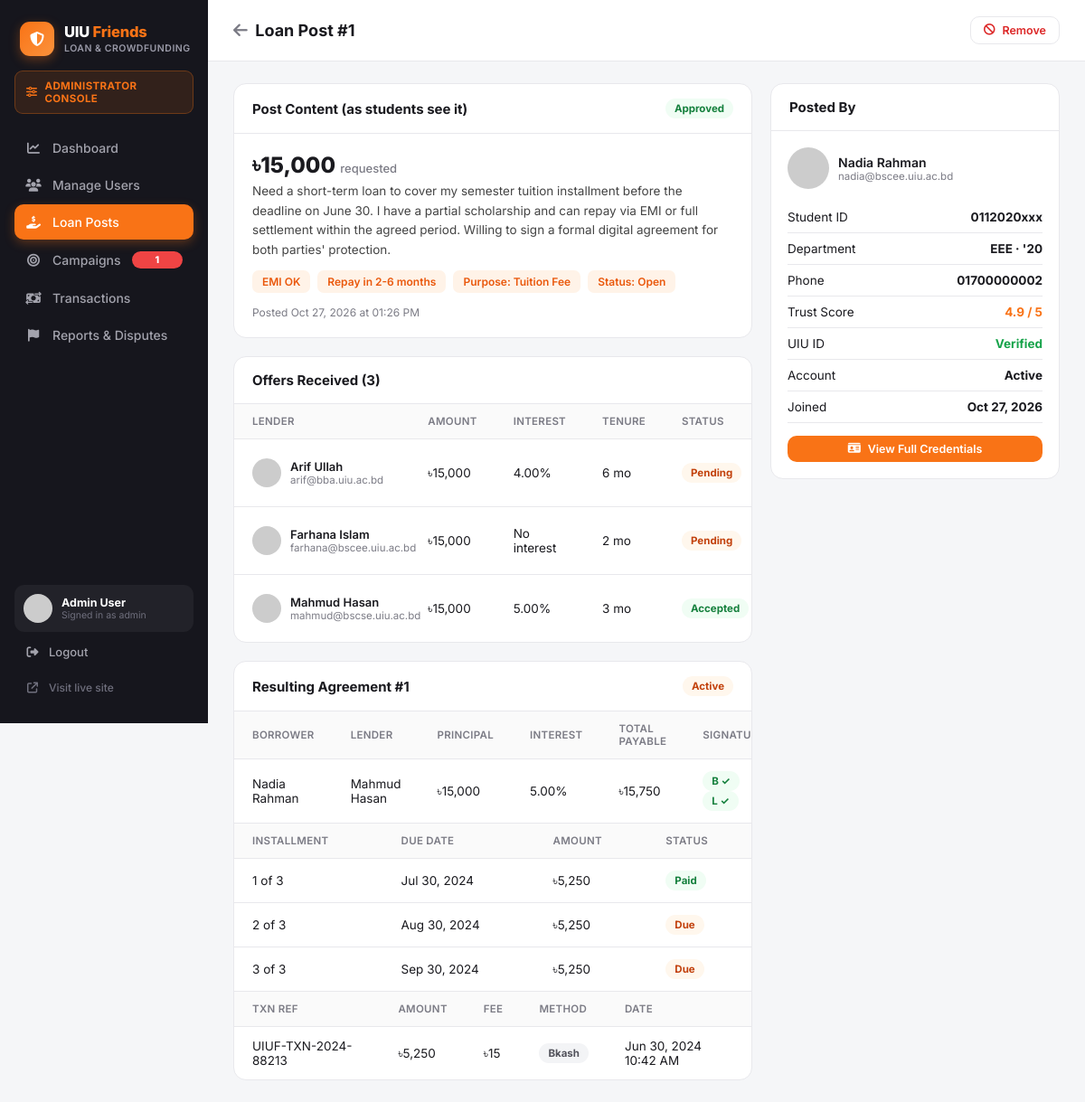
/admin/view_post.php?id=1 (signed in), run on the app's committed database.
### tables this page shows
CREATE TABLE users (
    id                      INT AUTO_INCREMENT PRIMARY KEY,
    full_name               VARCHAR(120)  NOT NULL,
    email                   VARCHAR(150)  NOT NULL UNIQUE,
    password_hash           VARCHAR(255)  NOT NULL,
    student_id              VARCHAR(30)   NOT NULL UNIQUE,
    department              VARCHAR(20)   NOT NULL,
    batch                   VARCHAR(10)   NOT NULL,
    phone                   VARCHAR(20)   DEFAULT NULL,
    avatar                  VARCHAR(255)  DEFAULT 'assets/img/default-avatar.svg',
    role                    ENUM('user','admin') NOT NULL DEFAULT 'user',
    trust_score             DECIMAL(3,2)  NOT NULL DEFAULT 4.00,
    uiu_id_verified         TINYINT(1)    NOT NULL DEFAULT 0,
    email_verified          TINYINT(1)    NOT NULL DEFAULT 0,
    phone_verified          TINYINT(1)    NOT NULL DEFAULT 0,
    payment_linked          TINYINT(1)    NOT NULL DEFAULT 0,
    agreement_accepted      TINYINT(1)    NOT NULL DEFAULT 0,
    status                  ENUM('active','suspended') NOT NULL DEFAULT 'active',
    created_at              DATETIME      NOT NULL DEFAULT CURRENT_TIMESTAMP
);

CREATE TABLE loan_posts (
    id                  INT AUTO_INCREMENT PRIMARY KEY,
    user_id             INT NOT NULL,
    amount              DECIMAL(12,2) NOT NULL,
    purpose             VARCHAR(100)  NOT NULL,
    description         TEXT          NOT NULL,
    emi_ok              TINYINT(1)    NOT NULL DEFAULT 0,
    repay_period_text   VARCHAR(60)   NOT NULL,       
    status              ENUM('open','funded','closed') NOT NULL DEFAULT 'open',
    admin_status        ENUM('pending','approved','removed') NOT NULL DEFAULT 'approved',
    created_at          DATETIME NOT NULL DEFAULT CURRENT_TIMESTAMP,
    FOREIGN KEY (user_id) REFERENCES users(id) ON DELETE CASCADE
);

CREATE TABLE loan_offers (
    id              INT AUTO_INCREMENT PRIMARY KEY,
    loan_post_id    INT NOT NULL,
    lender_id       INT NOT NULL,
    amount          DECIMAL(12,2) NOT NULL,
    interest_rate   DECIMAL(5,2)  NOT NULL DEFAULT 0,
    tenure_months   INT NOT NULL,
    status          ENUM('pending','accepted','rejected','withdrawn') NOT NULL DEFAULT 'pending',
    created_at      DATETIME NOT NULL DEFAULT CURRENT_TIMESTAMP,
    FOREIGN KEY (loan_post_id) REFERENCES loan_posts(id) ON DELETE CASCADE,
    FOREIGN KEY (lender_id) REFERENCES users(id) ON DELETE CASCADE
);

CREATE TABLE agreements (
    id                  INT AUTO_INCREMENT PRIMARY KEY,
    loan_post_id        INT NOT NULL,
    offer_id            INT NOT NULL,
    borrower_id         INT NOT NULL,
    lender_id           INT NOT NULL,
    principal           DECIMAL(12,2) NOT NULL,
    interest_rate       DECIMAL(5,2)  NOT NULL,
    tenure_months       INT NOT NULL,
    total_payable       DECIMAL(12,2) NOT NULL,
    repayment_plan      ENUM('emi','full') DEFAULT NULL,
    borrower_signed     TINYINT(1) NOT NULL DEFAULT 0,
    lender_signed       TINYINT(1) NOT NULL DEFAULT 0,
    status              ENUM('pending_confirmation','active','completed','disputed') NOT NULL DEFAULT 'pending_confirmation',
    created_at          DATETIME NOT NULL DEFAULT CURRENT_TIMESTAMP,
    FOREIGN KEY (loan_post_id) REFERENCES loan_posts(id) ON DELETE CASCADE,
    FOREIGN KEY (offer_id) REFERENCES loan_offers(id) ON DELETE CASCADE,
    FOREIGN KEY (borrower_id) REFERENCES users(id) ON DELETE CASCADE,
    FOREIGN KEY (lender_id) REFERENCES users(id) ON DELETE CASCADE
);

CREATE TABLE installments (
    id              INT AUTO_INCREMENT PRIMARY KEY,
    agreement_id    INT NOT NULL,
    installment_no  INT NOT NULL,
    due_date        DATE NOT NULL,
    amount          DECIMAL(12,2) NOT NULL,
    status          ENUM('due','paid','late') NOT NULL DEFAULT 'due',
    FOREIGN KEY (agreement_id) REFERENCES agreements(id) ON DELETE CASCADE
);

CREATE TABLE transactions (
    id                  INT AUTO_INCREMENT PRIMARY KEY,
    agreement_id        INT NOT NULL,
    installment_id      INT DEFAULT NULL,
    txn_ref             VARCHAR(40) NOT NULL UNIQUE,
    payer_id            INT NOT NULL,
    payee_id            INT NOT NULL,
    amount              DECIMAL(12,2) NOT NULL,
    gateway_fee         DECIMAL(12,2) NOT NULL DEFAULT 0,
    payment_method      ENUM('bkash','nagad','card','bank') NOT NULL,
    status              ENUM('success','pending','failed') NOT NULL DEFAULT 'success',
    created_at          DATETIME NOT NULL DEFAULT CURRENT_TIMESTAMP,
    FOREIGN KEY (agreement_id) REFERENCES agreements(id) ON DELETE CASCADE,
    FOREIGN KEY (installment_id) REFERENCES installments(id) ON DELETE SET NULL,
    FOREIGN KEY (payer_id) REFERENCES users(id) ON DELETE CASCADE,
    FOREIGN KEY (payee_id) REFERENCES users(id) ON DELETE CASCADE
);

### admin/view_post.php (the view, shortened to what the rows shown need)
<?php
require_once __DIR__ . '/../includes/functions.php';
$admin = current_admin();
$id = (int)($_GET['id'] ?? 0);
$stmt = $pdo->prepare("SELECT lp.*, u.id uid, u.full_name, u.email, u.student_id, u.department, u.batch,
        u.phone, u.avatar, u.trust_score, u.uiu_id_verified, u.status user_status, u.created_at joined
    FROM loan_posts lp JOIN users u ON u.id = lp.user_id WHERE lp.id = ?");
$stmt->execute([$id]);
$post = $stmt->fetch();
$offers = $pdo->prepare("SELECT lo.*, u.full_name, u.email, u.avatar, u.trust_score
    FROM loan_offers lo JOIN users u ON u.id = lo.lender_id
    WHERE lo.loan_post_id = ? ORDER BY lo.created_at DESC");
$offers->execute([$id]);
$offers = $offers->fetchAll();
$agreement = $pdo->prepare("SELECT a.*, bu.full_name borrower_name, lu.full_name lender_name
    FROM agreements a JOIN users bu ON bu.id=a.borrower_id JOIN users lu ON lu.id=a.lender_id
    WHERE a.loan_post_id = ?");
$agreement->execute([$id]);
$agreement = $agreement->fetch();
$installments = [];
$txns = [];
if ($agreement) {
    $s = $pdo->prepare("SELECT * FROM installments WHERE agreement_id=? ORDER BY installment_no");
    $s->execute([$agreement['id']]);
    $installments = $s->fetchAll();
    $s = $pdo->prepare("SELECT * FROM transactions WHERE agreement_id=? ORDER BY created_at DESC");
    $s->execute([$agreement['id']]);
    $txns = $s->fetchAll();
}
include __DIR__ . '/../includes/header.php';
?>
<div class="admin-shell">
  <?php include __DIR__ . '/includes/sidebar.php'; ?>
  <div class="admin-main">
    <div class="admin-topbar">
      <h1><a href="loan_posts.php" style="color:var(--text-muted);"><i class="fa-solid fa-arrow-left"></i></a> &nbsp;Loan Post #<?= $id ?></h1>
    </div>
    <div class="admin-content">
      <div style="display:flex;gap:20px;align-items:flex-start;flex-wrap:wrap;">
        <div style="flex:1;min-width:340px;display:flex;flex-direction:column;gap:20px;">
          <div class="admin-table-card">
            <div class="head"><h3>Post Content (as students see it)</h3>
              <?php
                $m = ['approved'=>'pill-green','pending'=>'pill-orange','removed'=>'pill-red'][$post['admin_status']];
                echo "<span class=\"pill $m\">" . ucfirst($post['admin_status']) . "</span>";
              ?>
            </div>
            <div style="padding:20px;">
              <div class="post-amount" style="margin-top:0;"><?= taka($post['amount']) ?> <span>requested</span></div>
              <div class="post-desc"><?= nl2br(e($post['description'])) ?></div>
              <div class="tag-row">
                <?php if ($post['emi_ok']): ?><span class="tag">EMI OK</span><?php endif; ?>
                <span class="tag"><?= e($post['repay_period_text']) ?></span>
                <span class="tag">Purpose: <?= e($post['purpose']) ?></span>
                <span class="tag">Status: <?= ucfirst($post['status']) ?></span>
              </div>
              <p style="font-size:12px;color:var(--text-muted);margin:0;">Posted <?= date('M d, Y \a\t h:i A', strtotime($post['created_at'])) ?></p>
            </div>
          </div>
          <div class="admin-table-card">
            <table class="admin-table">
              <tr><th>Lender</th><th>Amount</th><th>Interest</th><th>Tenure</th><th>Status</th><th>Sent</th></tr>
              <?php foreach ($offers as $o): ?>
              <tr>
                <td><div class="mini-user"><img src="<?= e($o['avatar']) ?>"><div><div class="n"><?= e($o['full_name']) ?></div><div class="s"><?= e($o['email']) ?></div></div></div></td>
                <td><?= taka($o['amount']) ?></td>
                <td><?= $o['interest_rate'] > 0 ? $o['interest_rate'].'%' : 'No interest' ?></td>
                <td><?= $o['tenure_months'] ?> mo</td>
                <td><?php
                  $m = ['accepted'=>'pill-green','pending'=>'pill-orange','rejected'=>'pill-gray','withdrawn'=>'pill-gray'][$o['status']];
                  echo "<span class=\"pill $m\">" . ucfirst($o['status']) . "</span>"; ?></td>
              </tr>
              <?php endforeach; ?>
            </table>
          </div>
          <?php if ($agreement): ?>
          <div class="admin-table-card">
            <div class="head"><h3>Resulting Agreement #<?= $agreement['id'] ?></h3>
              <span class="pill <?= $agreement['status']==='completed'?'pill-green':($agreement['status']==='disputed'?'pill-red':'pill-orange') ?>"><?= ucwords(str_replace('_',' ',$agreement['status'])) ?></span>
            </div>
            <table class="admin-table">
              <tr><th>Borrower</th><th>Lender</th><th>Principal</th><th>Interest</th><th>Total Payable</th><th>Signatures</th></tr>
              <tr>
                <td><?= e($agreement['borrower_name']) ?></td>
                <td><?= e($agreement['lender_name']) ?></td>
                <td><?= taka($agreement['principal']) ?></td>
                <td><?= $agreement['interest_rate'] ?>%</td>
                <td><?= taka($agreement['total_payable']) ?></td>
                <td>
                  <span class="pill <?= $agreement['borrower_signed']?'pill-green':'pill-orange' ?>">B<?= $agreement['borrower_signed']?' ✓':' …' ?></span>
                  <span class="pill <?= $agreement['lender_signed']?'pill-green':'pill-orange' ?>">L<?= $agreement['lender_signed']?' ✓':' …' ?></span>
                </td>
              </tr>
            </table>
            <?php if ($installments): ?>
            <table class="admin-table" style="border-top:1px solid var(--border);">
              <tr><th>Installment</th><th>Due Date</th><th>Amount</th><th>Status</th></tr>
              <?php foreach ($installments as $ins): ?>
              <tr>
                <td><?= $ins['installment_no'] ?> of <?= count($installments) ?></td>
                <td><?= date('M d, Y', strtotime($ins['due_date'])) ?></td>
                <td><?= taka($ins['amount']) ?></td>
                <td><span class="pill <?= $ins['status']==='paid'?'pill-green':'pill-orange' ?>"><?= ucfirst($ins['status']) ?></span></td>
              </tr>
              <?php endforeach; ?>
            </table>
            <?php endif; ?>
            <?php if ($txns): ?>
            <table class="admin-table" style="border-top:1px solid var(--border);">
              <tr><th>Txn Ref</th><th>Amount</th><th>Fee</th><th>Method</th><th>Date</th></tr>
              <?php foreach ($txns as $t): ?>
              <tr><td><?= e($t['txn_ref']) ?></td><td><?= taka($t['amount']) ?></td><td><?= taka($t['gateway_fee']) ?></td><td><span class="pill pill-gray"><?= ucfirst($t['payment_method']) ?></span></td><td><?= date('M d, Y h:i A', strtotime($t['created_at'])) ?></td></tr>
              <?php endforeach; ?>
            </table>
            <?php endif; ?>
          </div>
          <?php endif; ?>
        </div>
        <div style="width:320px;flex-shrink:0;display:flex;flex-direction:column;gap:20px;">
          <div class="admin-table-card">
            <div style="padding:18px;">
              <div class="mini-user" style="margin-bottom:14px;">
                <div><div class="n" style="font-size:14px;"><?= e($post['full_name']) ?></div><div class="s"><?= e($post['email']) ?></div></div>
              </div>
              <div class="info-row"><span>Student ID</span><span class="val"><?= e($post['student_id']) ?></span></div>
              <div class="info-row"><span>Department</span><span class="val"><?= e($post['department']) ?> · '<?= substr($post['batch'],-2) ?></span></div>
              <div class="info-row"><span>Phone</span><span class="val"><?= e($post['phone'] ?: '—') ?></span></div>
              <div class="info-row"><span>Trust Score</span><span class="val orange"><?= number_format($post['trust_score'],1) ?> / 5</span></div>
              <div class="info-row"><span>Account</span><span class="val"><?= ucfirst($post['user_status']) ?></span></div>
              <div class="info-row"><span>Joined</span><span class="val"><?= date('M d, Y', strtotime($post['joined'])) ?></span></div>
            </div>
          </div>
        </div>
      </div>
    </div>
  </div>
</div>
</body>
</html>

### admin/includes/sidebar.php (shortened to what the rows shown need)
<aside class="admin-sidebar">
  <div class="admin-userbox">
    <div class="admin-userbox-text">
      <div class="n"><?= e($admin['full_name'] ?? 'Administrator') ?></div>
      <div class="s">Signed in as admin</div>
    </div>
  </div>
</aside>

### data on the page
users: full_name "Admin User"
loan_posts: admin_status "Approved", amount "৳15,000", description "Need a short-term loan to cover my semester tuition installment before the deadline on June 30. I have a partial scholarship and can repay via EMI or full settlement within the agreed period. Willing to sign a formal digital agreement for both parties' protection.", repay_period_text "Repay in 2-6 months", purpose "Tuition Fee", status "Open", created_at "Oct 27, 2026 at 01:26 PM", user.full_name "Nadia Rahman", user.email "nadia@bscee.uiu.ac.bd", user.student_id "0112020xxx", user.department "EEE", user.batch "20", user.phone "01700000002", user.trust_score "4.9", user.status "Active", user.created_at "Oct 27, 2026"
loan_offers: lender.full_name "Arif Ullah", lender.email "arif@bba.uiu.ac.bd", amount "৳15,000", interest_rate "4.00", tenure_months "6", status "Pending"
loan_offers: lender.full_name "Farhana Islam", lender.email "farhana@bscee.uiu.ac.bd", amount "৳15,000", interest_rate "No interest", tenure_months "2", status "Pending"
loan_offers: lender.full_name "Mahmud Hasan", lender.email "mahmud@bscse.uiu.ac.bd", amount "৳15,000", interest_rate "5.00", tenure_months "3", status "Accepted"
agreements: id "1", status "Active", borrower.full_name "Nadia Rahman", lender.full_name "Mahmud Hasan", principal "৳15,000", interest_rate "5.00", total_payable "৳15,750"
installments: installment_no "1", count($installments) "3", due_date "Jul 30, 2024", amount "৳5,250", status "Paid"
installments: installment_no "2", count($installments) "3", due_date "Aug 30, 2024", amount "৳5,250", status "Due"
installments: installment_no "3", count($installments) "3", due_date "Sep 30, 2024", amount "৳5,250", status "Due"
transactions: txn_ref "UIUF-TXN-2024-88213", amount "৳5,250", gateway_fee "৳15", payment_method "Bkash", created_at "Jun 30, 2024 10:42 AM"

### other printed values
$item['label'] "Dashboard"
$item['label'] "Manage Users"
$item['label'] "Loan Posts"
$item['label'] "Campaigns"
$item['badge'] "1"
$item['label'] "Transactions"
$item['label'] "Reports & Disputes"
$id "1"
count($offers) "3"
